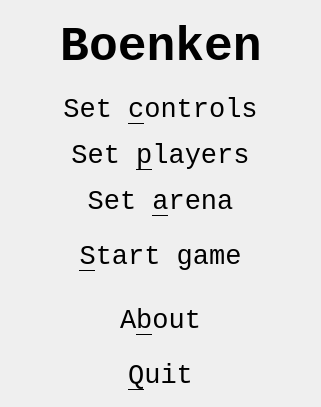
<?xml version="1.0" encoding="UTF-8"?>
<ui version="4.0">
 <class>QtBoenkenMenuDialog</class>
 <widget class="QDialog" name="QtBoenkenMenuDialog">
  <property name="geometry">
   <rect>
    <x>0</x>
    <y>0</y>
    <width>321</width>
    <height>403</height>
   </rect>
  </property>
  <property name="font">
   <font>
    <family>Courier New</family>
    <pointsize>20</pointsize>
   </font>
  </property>
  <property name="windowTitle">
   <string>Boenken</string>
  </property>
  <property name="windowIcon">
   <iconset resource="Boenken.qrc">
    <normaloff>:/images/R.png</normaloff>:/images/R.png</iconset>
  </property>
  <layout class="QVBoxLayout" name="verticalLayout">
   <item>
    <widget class="QWidget" name="widget" native="true">
     <layout class="QHBoxLayout" name="horizontalLayout">
      <item>
       <widget class="QLabel" name="label">
        <property name="text">
         <string/>
        </property>
        <property name="pixmap">
         <pixmap resource="Boenken.qrc">:/images/PlayerRed.png</pixmap>
        </property>
       </widget>
      </item>
      <item>
       <widget class="QLabel" name="label_title">
        <property name="font">
         <font>
          <pointsize>36</pointsize>
          <weight>75</weight>
          <bold>true</bold>
         </font>
        </property>
        <property name="text">
         <string>Boenken</string>
        </property>
        <property name="alignment">
         <set>Qt::AlignCenter</set>
        </property>
       </widget>
      </item>
      <item>
       <widget class="QLabel" name="label_2">
        <property name="text">
         <string/>
        </property>
        <property name="pixmap">
         <pixmap resource="Boenken.qrc">:/images/PlayerBlue.png</pixmap>
        </property>
        <property name="alignment">
         <set>Qt::AlignRight|Qt::AlignTrailing|Qt::AlignVCenter</set>
        </property>
       </widget>
      </item>
     </layout>
    </widget>
   </item>
   <item>
    <widget class="QPushButton" name="button_set_controls">
     <property name="text">
      <string>Set &amp;controls</string>
     </property>
     <property name="flat">
      <bool>true</bool>
     </property>
    </widget>
   </item>
   <item>
    <widget class="QPushButton" name="button_set_players">
     <property name="text">
      <string>Set &amp;players</string>
     </property>
     <property name="flat">
      <bool>true</bool>
     </property>
    </widget>
   </item>
   <item>
    <widget class="QPushButton" name="button_set_arena">
     <property name="text">
      <string>Set &amp;arena</string>
     </property>
     <property name="flat">
      <bool>true</bool>
     </property>
    </widget>
   </item>
   <item>
    <widget class="QWidget" name="widget_2" native="true">
     <layout class="QHBoxLayout" name="horizontalLayout_2">
      <item>
       <widget class="QLabel" name="label_3">
        <property name="text">
         <string/>
        </property>
        <property name="pixmap">
         <pixmap resource="Boenken.qrc">:/images/Human.png</pixmap>
        </property>
       </widget>
      </item>
      <item>
       <widget class="QPushButton" name="button_start">
        <property name="sizePolicy">
         <sizepolicy hsizetype="MinimumExpanding" vsizetype="Fixed">
          <horstretch>0</horstretch>
          <verstretch>0</verstretch>
         </sizepolicy>
        </property>
        <property name="text">
         <string>&amp;Start game</string>
        </property>
        <property name="flat">
         <bool>true</bool>
        </property>
       </widget>
      </item>
      <item>
       <widget class="QLabel" name="label_4">
        <property name="text">
         <string/>
        </property>
        <property name="pixmap">
         <pixmap resource="Boenken.qrc">:/images/Human.png</pixmap>
        </property>
        <property name="alignment">
         <set>Qt::AlignRight|Qt::AlignTrailing|Qt::AlignVCenter</set>
        </property>
       </widget>
      </item>
     </layout>
    </widget>
   </item>
   <item>
    <widget class="QWidget" name="widget_4" native="true">
     <layout class="QHBoxLayout" name="horizontalLayout_4">
      <item>
       <widget class="QLabel" name="label_8">
        <property name="text">
         <string/>
        </property>
        <property name="pixmap">
         <pixmap resource="Boenken.qrc">:/images/R.png</pixmap>
        </property>
        <property name="alignment">
         <set>Qt::AlignRight|Qt::AlignTrailing|Qt::AlignVCenter</set>
        </property>
       </widget>
      </item>
      <item>
       <widget class="QPushButton" name="button_about">
        <property name="sizePolicy">
         <sizepolicy hsizetype="MinimumExpanding" vsizetype="Fixed">
          <horstretch>0</horstretch>
          <verstretch>0</verstretch>
         </sizepolicy>
        </property>
        <property name="text">
         <string>A&amp;bout</string>
        </property>
        <property name="flat">
         <bool>true</bool>
        </property>
       </widget>
      </item>
      <item>
       <widget class="QLabel" name="label_7">
        <property name="text">
         <string/>
        </property>
        <property name="pixmap">
         <pixmap resource="Boenken.qrc">:/images/R.png</pixmap>
        </property>
       </widget>
      </item>
     </layout>
    </widget>
   </item>
   <item>
    <widget class="QPushButton" name="button_quit">
     <property name="text">
      <string>&amp;Quit</string>
     </property>
     <property name="flat">
      <bool>true</bool>
     </property>
    </widget>
   </item>
  </layout>
 </widget>
 <resources>
  <include location="Boenken.qrc"/>
 </resources>
 <connections/>
</ui>
